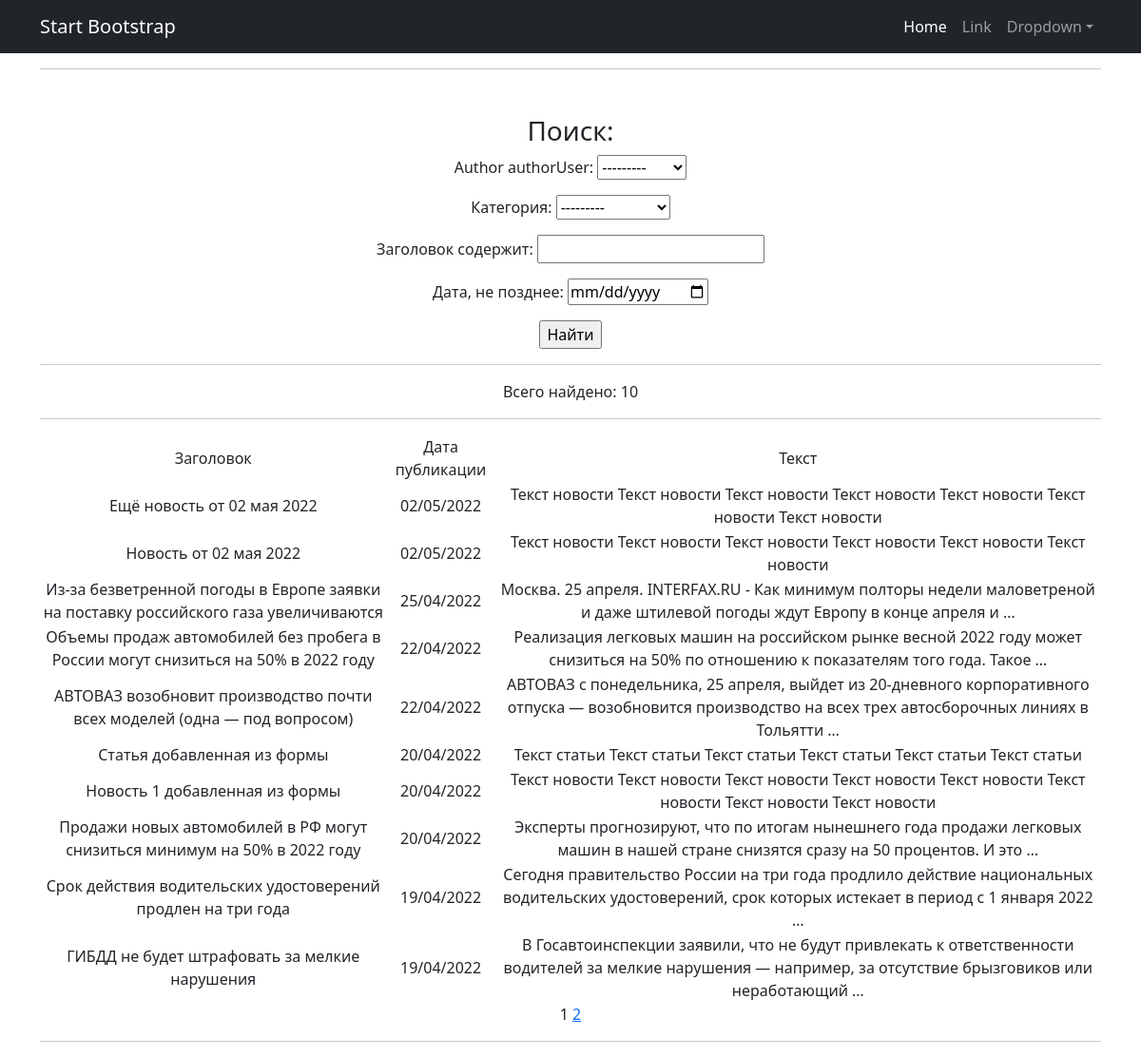
Page /news/search on the earlier database version.
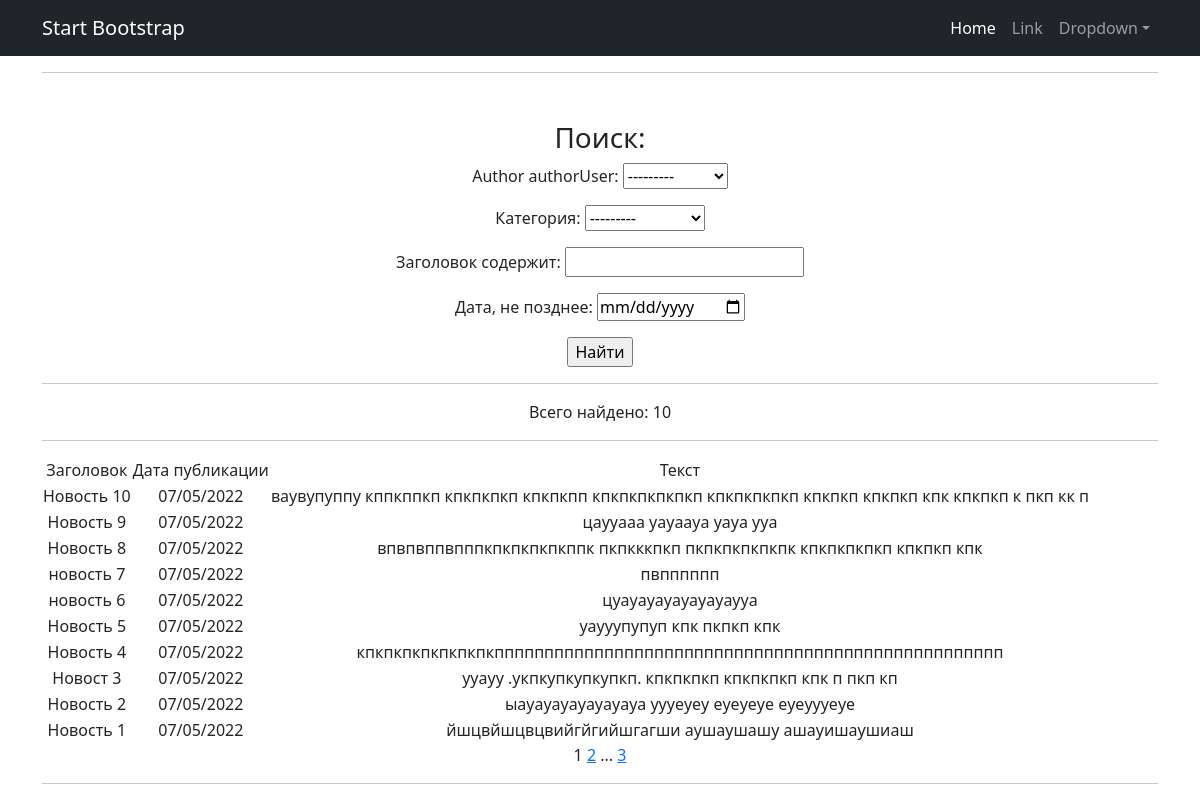
Same page on the later database version.
### news/models.py (models this page shows, shortened)
class Post(models.Model):
    author = models.ForeignKey(Author, on_delete=models.CASCADE)
    timeAdding = models.DateTimeField(auto_now_add=True)
    title = models.CharField(max_length=128)
    NEWS = 'NW'
    ARTICLE = 'AR'
    CATEGORY_CHOICES = (
        (NEWS, 'Новость'),
        (ARTICLE, 'Статья'),
    )
    postType = models.CharField(max_length=2, choices=CATEGORY_CHOICES, default=NEWS)
    postCategory = models.ManyToManyField(Category, through='PostCategory')
    text = models.TextField()
    rating = models.SmallIntegerField(default=0)
    class Meta:
        verbose_name = 'Пост'
        verbose_name_plural = 'Посты'

### news/views.py (the view)
# urls.py: path('news/search', SearchList.as_view(), name='found_list'),
class SearchList(ListView):
    model = Post
    ordering = '-id'
    template_name = 'search.html'
    context_object_name = 'found_news'
    paginate_by = 10
    def get_queryset(self):
        queryset = super().get_queryset()
        self.filterset = PostFilter(self.request.GET, queryset)
        return self.filterset.qs
    def get_context_data(self, **kwargs):
        context = super().get_context_data(**kwargs)
        context['filterset'] = self.filterset
        return context

### news/models.py (called while the page is built)
    def __str__(self):
        return f'{self.name}'

### news/templatetags/custom_tags.py (called while the page is built)
@register.simple_tag(takes_context=True)
def url_replace(context, **kwargs):
    d = context['request'].GET.copy()
    for k, v in kwargs.items():
        d[k] = v
    return d.urlencode()

### templates/search.html (shortened to what this page needs)
{% extends 'flatpages/default.html' %}
{% load custom_filters %}
{% load custom_tags %}
{% block content %}
    <h3>Поиск:</h3>
    <form action="" method="get">
        {{ filterset.form.as_p }}
        <input type="submit" value="Найти" />
    </form>
    <hr>
    Всего найдено: {{found_news|length}}
    <hr>
    {% if found_news %}
        <table>
            <tr>
                <td>Заголовок</td>
                <td>Дата публикации</td>
                <td>Текст</td>
            </tr>
            {% for post in found_news %}
            <tr>
                <td>{{post.title}}</td>
                <td>{{post.timeAdding|date:'d/m/Y'}}</td>
                <td>{{post.text|truncatewords:20}}</td>
            </tr>
            {% endfor %}
        </table>
    {% else %}
        <h2>Новостей нет!</h2>
    {% endif %}
    {{ page_obj.number }}
    {% if page_obj.has_next %}
        <a href="?{% url_replace page=page_obj.next_page_number %}">{{ page_obj.next_page_number }}</a>
        {% if paginator.num_pages != page_obj.next_page_number %}
            ...
            <a href="?{% url_replace page=page_obj.paginator.num_pages %}">{{ page_obj.paginator.num_pages }}</a>
        {% endif %}
    {% endif %}
{% endblock content %}

Differences in the rows shown:
removed Post: title "Ещё новость от 02 мая 2022", timeAdding "02/05/2022", text "Текст новости Текст новости Текст новости Текст новости Текст новости Текст новости Текст новости"
removed Post: title "Новость от 02 мая 2022", timeAdding "02/05/2022", text "Текст новости Текст новости Текст новости Текст новости Текст новости Текст новости"
no longer on this page (row unchanged): Post: title "Из-за безветренной погоды в Европе заявки на поставку российского газа увеличиваются", timeAdding "25/04/2022", text "Москва. 25 апреля. INTERFAX.RU - Как минимум полторы недели маловетреной и даже штилевой погоды ждут Европу в конце апреля и …"
no longer on this page (row unchanged): Post: title "Объемы продаж автомобилей без пробега в России могут снизиться на 50% в 2022 году", timeAdding "22/04/2022", text "Реализация легковых машин на российском рынке весной 2022 году может снизиться на 50% по отношению к показателям того года. Такое …"
no longer on this page (row unchanged): Post: title "АВТОВАЗ возобновит производство почти всех моделей (одна — под вопросом)", timeAdding "22/04/2022", text "АВТОВАЗ с понедельника, 25 апреля, выйдет из 20-дневного корпоративного отпуска — возобновится производство на всех трех автосборочных линиях в Тольятти …"
removed Post: title "Статья добавленная из формы", timeAdding "20/04/2022", text "Текст статьи Текст статьи Текст статьи Текст статьи Текст статьи Текст статьи"
removed Post: title "Новость 1 добавленная из формы", timeAdding "20/04/2022", text "Текст новости Текст новости Текст новости Текст новости Текст новости Текст новости Текст новости Текст новости"
no longer on this page (row unchanged): Post: title "Продажи новых автомобилей в РФ могут снизиться минимум на 50% в 2022 году", timeAdding "20/04/2022", text "Эксперты прогнозируют, что по итогам нынешнего года продажи легковых машин в нашей стране снизятся сразу на 50 процентов. И это …"
no longer on this page (row unchanged): Post: title "Срок действия водительских удостоверений продлен на три года", timeAdding "19/04/2022", text "Сегодня правительство России на три года продлило действие национальных водительских удостоверений, срок которых истекает в период с 1 января 2022 …"
no longer on this page (row unchanged): Post: title "ГИБДД не будет штрафовать за мелкие нарушения", timeAdding "19/04/2022", text "В Госавтоинспекции заявили, что не будут привлекать к ответственности водителей за мелкие нарушения — например, за отсутствие брызговиков или неработающий …"
added Post: title "Новость 10", timeAdding "07/05/2022", text "ваувупуппу кппкппкп кпкпкпкп кпкпкпп кпкпкпкпкпкп кпкпкпкпкп кпкпкп кпкпкп кпк кпкпкп к пкп кк п"
added Post: title "Новость 9", timeAdding "07/05/2022", text "цаууааа уауаауа уауа ууа"
added Post: title "Новость 8", timeAdding "07/05/2022", text "впвпвппвпппкпкпкпкпкппк пкпкккпкп пкпкпкпкпкпк кпкпкпкпкп кпкпкп кпк"
added Post: title "новость 7", timeAdding "07/05/2022", text "пвпппппп"
added Post: title "новость 6", timeAdding "07/05/2022", text "цуауауауауауауаууа"
added Post: title "Новость 5", timeAdding "07/05/2022", text "уаууупупуп кпк пкпкп кпк"
added Post: title "Новость 4", timeAdding "07/05/2022", text "кпкпкпкпкпкпкпкппппппппппппппппппппппппппппппппппппппппппппппппппп"
added Post: title "Новост 3", timeAdding "07/05/2022", text "ууауу .укпкупкупкупкп. кпкпкпкп кпкпкпкп кпк п пкп кп"
added Post: title "Новость 2", timeAdding "07/05/2022", text "ыауауауауауауауа уууеуеу еуеуеуе еуеуууеуе"
added Post: title "Новость 1", timeAdding "07/05/2022", text "йшцвйшцвцвийгйгийшгагши аушаушашу ашауишаушиаш"
Other differences:
{{ page_obj.paginator.num_pages }}: (not shown) → "3"
